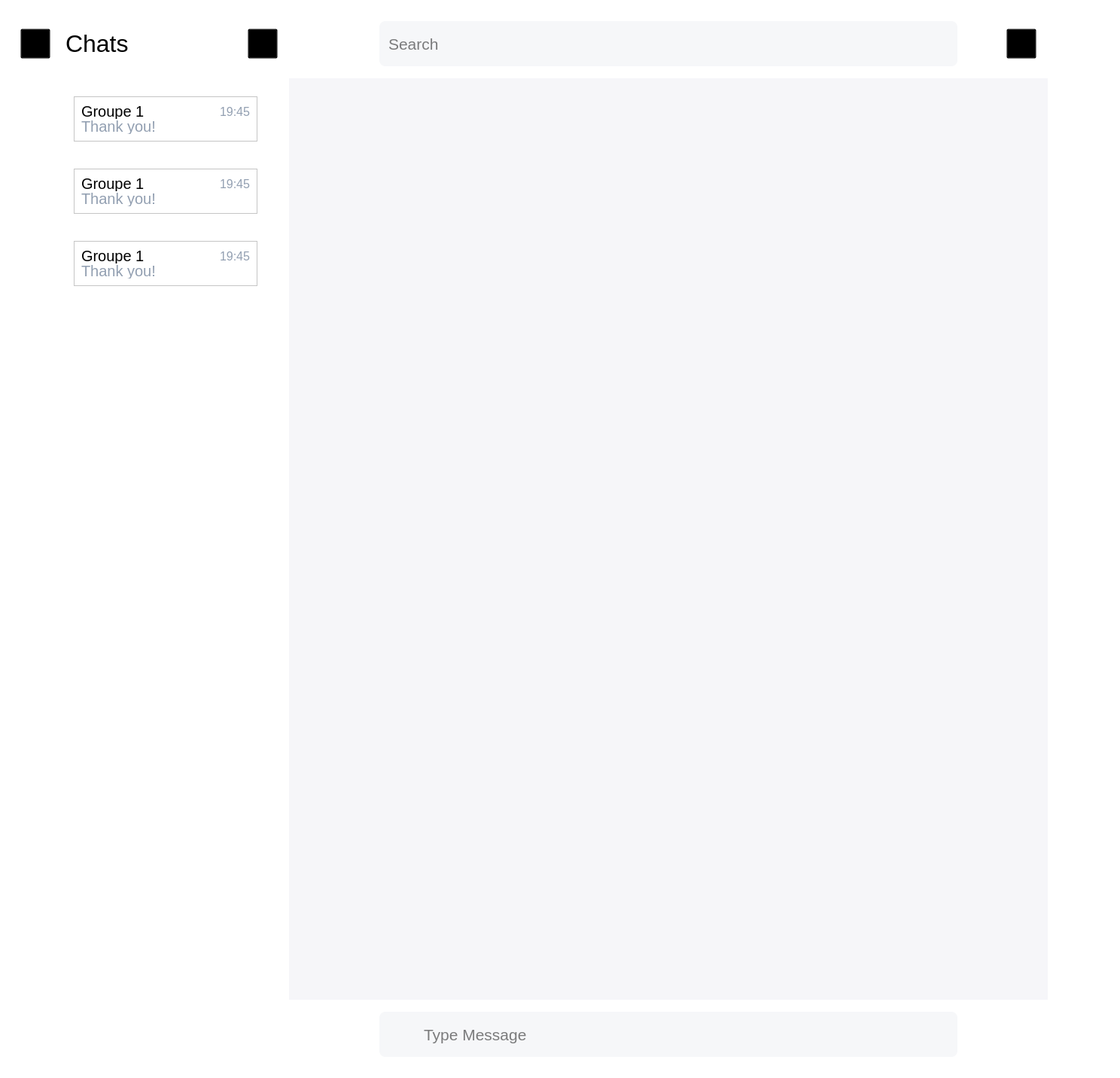
<?xml version="1.0" encoding="UTF-8"?>
<ui version="4.0">
 <class>MainWindow</class>
 <widget class="QMainWindow" name="MainWindow">
  <property name="geometry">
   <rect>
    <x>0</x>
    <y>0</y>
    <width>1488</width>
    <height>1432</height>
   </rect>
  </property>
  <property name="minimumSize">
   <size>
    <width>768</width>
    <height>0</height>
   </size>
  </property>
  <property name="windowTitle">
   <string>MainWindow</string>
  </property>
  <widget class="QWidget" name="centralwidget">
   <property name="styleSheet">
    <string notr="true">
background-color:#ffffff;
</string>
   </property>
   <layout class="QHBoxLayout" name="horizontalLayout">
    <item>
     <widget class="QWidget" name="leftMenu_widget" native="true">
      <property name="minimumSize">
       <size>
        <width>360</width>
        <height>0</height>
       </size>
      </property>
      <property name="maximumSize">
       <size>
        <width>360</width>
        <height>16777215</height>
       </size>
      </property>
      <layout class="QVBoxLayout" name="verticalLayout">
       <item alignment="Qt::AlignHCenter|Qt::AlignVCenter">
        <widget class="QWidget" name="search_widget_2" native="true">
         <property name="sizePolicy">
          <sizepolicy hsizetype="Preferred" vsizetype="Fixed">
           <horstretch>0</horstretch>
           <verstretch>0</verstretch>
          </sizepolicy>
         </property>
         <property name="minimumSize">
          <size>
           <width>360</width>
           <height>80</height>
          </size>
         </property>
         <property name="maximumSize">
          <size>
           <width>16777215</width>
           <height>80</height>
          </size>
         </property>
         <property name="styleSheet">
          <string notr="true"/>
         </property>
         <layout class="QHBoxLayout" name="horizontalLayout_2">
          <property name="spacing">
           <number>20</number>
          </property>
          <property name="topMargin">
           <number>0</number>
          </property>
          <property name="bottomMargin">
           <number>0</number>
          </property>
          <item>
           <widget class="QPushButton" name="accountButton">
            <property name="minimumSize">
             <size>
              <width>40</width>
              <height>40</height>
             </size>
            </property>
            <property name="maximumSize">
             <size>
              <width>40</width>
              <height>40</height>
             </size>
            </property>
            <property name="styleSheet">
             <string notr="true">background: transparent;
borders: none;</string>
            </property>
            <property name="text">
             <string/>
            </property>
            <property name="icon">
             <iconset resource="resources.qrc">
              <normaloff>:/icons/icons/btn.png</normaloff>:/icons/icons/btn.png</iconset>
            </property>
            <property name="iconSize">
             <size>
              <width>40</width>
              <height>40</height>
             </size>
            </property>
           </widget>
          </item>
          <item>
           <widget class="QLabel" name="label_2">
            <property name="minimumSize">
             <size>
              <width>40</width>
              <height>0</height>
             </size>
            </property>
            <property name="maximumSize">
             <size>
              <width>16777215</width>
              <height>40</height>
             </size>
            </property>
            <property name="font">
             <font>
              <pointsize>24</pointsize>
             </font>
            </property>
            <property name="text">
             <string>Chats</string>
            </property>
           </widget>
          </item>
          <item>
           <widget class="QPushButton" name="editButton">
            <property name="sizePolicy">
             <sizepolicy hsizetype="Fixed" vsizetype="Fixed">
              <horstretch>0</horstretch>
              <verstretch>0</verstretch>
             </sizepolicy>
            </property>
            <property name="minimumSize">
             <size>
              <width>40</width>
              <height>40</height>
             </size>
            </property>
            <property name="maximumSize">
             <size>
              <width>40</width>
              <height>40</height>
             </size>
            </property>
            <property name="styleSheet">
             <string notr="true">background: transparent;
borders: none;</string>
            </property>
            <property name="text">
             <string/>
            </property>
            <property name="icon">
             <iconset resource="resources.qrc">
              <normaloff>:/icons/icons/Icon-button.svg</normaloff>:/icons/icons/Icon-button.svg</iconset>
            </property>
            <property name="iconSize">
             <size>
              <width>40</width>
              <height>40</height>
             </size>
            </property>
           </widget>
          </item>
         </layout>
        </widget>
       </item>
       <item>
        <widget class="QWidget" name="chatList_widget" native="true">
         <layout class="QVBoxLayout" name="verticalLayout_3">
          <item alignment="Qt::AlignVCenter">
           <widget class="QWidget" name="chat1_widget" native="true">
            <property name="sizePolicy">
             <sizepolicy hsizetype="Preferred" vsizetype="Fixed">
              <horstretch>0</horstretch>
              <verstretch>0</verstretch>
             </sizepolicy>
            </property>
            <property name="minimumSize">
             <size>
              <width>0</width>
              <height>90</height>
             </size>
            </property>
            <property name="styleSheet">
             <string notr="true">justify-content: center;
flex-items:center;</string>
            </property>
            <layout class="QHBoxLayout" name="horizontalLayout_6">
             <item>
              <widget class="QLabel" name="grouppic">
               <property name="minimumSize">
                <size>
                 <width>56</width>
                 <height>56</height>
                </size>
               </property>
               <property name="maximumSize">
                <size>
                 <width>56</width>
                 <height>56</height>
                </size>
               </property>
               <property name="text">
                <string/>
               </property>
               <property name="pixmap">
                <pixmap resource="resources.qrc">:/icons/icons/avatar (2).png</pixmap>
               </property>
              </widget>
             </item>
             <item>
              <widget class="QFrame" name="frame">
               <property name="maximumSize">
                <size>
                 <width>246</width>
                 <height>60</height>
                </size>
               </property>
               <property name="frameShape">
                <enum>QFrame::StyledPanel</enum>
               </property>
               <property name="frameShadow">
                <enum>QFrame::Raised</enum>
               </property>
               <layout class="QGridLayout" name="gridLayout">
                <property name="verticalSpacing">
                 <number>0</number>
                </property>
                <item row="0" column="0">
                 <widget class="QLabel" name="groupname">
                  <property name="font">
                   <font>
                    <pointsize>15</pointsize>
                   </font>
                  </property>
                  <property name="text">
                   <string>Groupe 1</string>
                  </property>
                 </widget>
                </item>
                <item row="0" column="1" alignment="Qt::AlignRight">
                 <widget class="QLabel" name="time">
                  <property name="font">
                   <font>
                    <pointsize>12</pointsize>
                   </font>
                  </property>
                  <property name="styleSheet">
                   <string notr="true">color: #929FB1;
</string>
                  </property>
                  <property name="text">
                   <string>19:45</string>
                  </property>
                 </widget>
                </item>
                <item row="1" column="0" alignment="Qt::AlignLeft">
                 <widget class="QLabel" name="latestmessage">
                  <property name="font">
                   <font>
                    <pointsize>15</pointsize>
                   </font>
                  </property>
                  <property name="styleSheet">
                   <string notr="true">color: #929FB1;
</string>
                  </property>
                  <property name="text">
                   <string>Thank you!</string>
                  </property>
                 </widget>
                </item>
               </layout>
              </widget>
             </item>
            </layout>
           </widget>
          </item>
          <item>
           <widget class="QWidget" name="chat2_widget" native="true">
            <property name="sizePolicy">
             <sizepolicy hsizetype="Preferred" vsizetype="Fixed">
              <horstretch>0</horstretch>
              <verstretch>0</verstretch>
             </sizepolicy>
            </property>
            <property name="minimumSize">
             <size>
              <width>0</width>
              <height>90</height>
             </size>
            </property>
            <property name="styleSheet">
             <string notr="true">justify-content: center;
flex-items:center;</string>
            </property>
            <layout class="QHBoxLayout" name="horizontalLayout_7">
             <item>
              <widget class="QLabel" name="label_7">
               <property name="minimumSize">
                <size>
                 <width>56</width>
                 <height>56</height>
                </size>
               </property>
               <property name="maximumSize">
                <size>
                 <width>56</width>
                 <height>56</height>
                </size>
               </property>
               <property name="text">
                <string/>
               </property>
               <property name="pixmap">
                <pixmap resource="resources.qrc">:/icons/icons/avatar (2).png</pixmap>
               </property>
              </widget>
             </item>
             <item>
              <widget class="QFrame" name="frame_2">
               <property name="maximumSize">
                <size>
                 <width>246</width>
                 <height>60</height>
                </size>
               </property>
               <property name="frameShape">
                <enum>QFrame::StyledPanel</enum>
               </property>
               <property name="frameShadow">
                <enum>QFrame::Raised</enum>
               </property>
               <layout class="QGridLayout" name="gridLayout_2">
                <property name="verticalSpacing">
                 <number>0</number>
                </property>
                <item row="0" column="0">
                 <widget class="QLabel" name="groupname_2">
                  <property name="font">
                   <font>
                    <pointsize>15</pointsize>
                   </font>
                  </property>
                  <property name="text">
                   <string>Groupe 1</string>
                  </property>
                 </widget>
                </item>
                <item row="0" column="1" alignment="Qt::AlignRight">
                 <widget class="QLabel" name="time_2">
                  <property name="font">
                   <font>
                    <pointsize>12</pointsize>
                   </font>
                  </property>
                  <property name="styleSheet">
                   <string notr="true">color: #929FB1;
</string>
                  </property>
                  <property name="text">
                   <string>19:45</string>
                  </property>
                 </widget>
                </item>
                <item row="1" column="0" alignment="Qt::AlignLeft">
                 <widget class="QLabel" name="latestmessage_2">
                  <property name="font">
                   <font>
                    <pointsize>15</pointsize>
                   </font>
                  </property>
                  <property name="styleSheet">
                   <string notr="true">color: #929FB1;
</string>
                  </property>
                  <property name="text">
                   <string>Thank you!</string>
                  </property>
                 </widget>
                </item>
               </layout>
              </widget>
             </item>
            </layout>
           </widget>
          </item>
          <item>
           <widget class="QWidget" name="chat2_widget_2" native="true">
            <property name="sizePolicy">
             <sizepolicy hsizetype="Preferred" vsizetype="Fixed">
              <horstretch>0</horstretch>
              <verstretch>0</verstretch>
             </sizepolicy>
            </property>
            <property name="minimumSize">
             <size>
              <width>0</width>
              <height>90</height>
             </size>
            </property>
            <property name="styleSheet">
             <string notr="true">justify-content: center;
flex-items:center;</string>
            </property>
            <layout class="QHBoxLayout" name="horizontalLayout_8">
             <item>
              <widget class="QLabel" name="label_11">
               <property name="minimumSize">
                <size>
                 <width>56</width>
                 <height>56</height>
                </size>
               </property>
               <property name="maximumSize">
                <size>
                 <width>56</width>
                 <height>56</height>
                </size>
               </property>
               <property name="text">
                <string/>
               </property>
               <property name="pixmap">
                <pixmap resource="resources.qrc">:/icons/icons/avatar (2).png</pixmap>
               </property>
              </widget>
             </item>
             <item>
              <widget class="QFrame" name="frame_3">
               <property name="maximumSize">
                <size>
                 <width>246</width>
                 <height>60</height>
                </size>
               </property>
               <property name="frameShape">
                <enum>QFrame::StyledPanel</enum>
               </property>
               <property name="frameShadow">
                <enum>QFrame::Raised</enum>
               </property>
               <layout class="QGridLayout" name="gridLayout_3">
                <property name="verticalSpacing">
                 <number>0</number>
                </property>
                <item row="0" column="0">
                 <widget class="QLabel" name="groupname_3">
                  <property name="font">
                   <font>
                    <pointsize>15</pointsize>
                   </font>
                  </property>
                  <property name="text">
                   <string>Groupe 1</string>
                  </property>
                 </widget>
                </item>
                <item row="0" column="1" alignment="Qt::AlignRight">
                 <widget class="QLabel" name="time_3">
                  <property name="font">
                   <font>
                    <pointsize>12</pointsize>
                   </font>
                  </property>
                  <property name="styleSheet">
                   <string notr="true">color: #929FB1;
</string>
                  </property>
                  <property name="text">
                   <string>19:45</string>
                  </property>
                 </widget>
                </item>
                <item row="1" column="0" alignment="Qt::AlignLeft">
                 <widget class="QLabel" name="latestmessage_3">
                  <property name="font">
                   <font>
                    <pointsize>15</pointsize>
                   </font>
                  </property>
                  <property name="styleSheet">
                   <string notr="true">color: #929FB1;
</string>
                  </property>
                  <property name="text">
                   <string>Thank you!</string>
                  </property>
                 </widget>
                </item>
               </layout>
              </widget>
             </item>
            </layout>
           </widget>
          </item>
          <item>
           <spacer name="verticalSpacer">
            <property name="orientation">
             <enum>Qt::Vertical</enum>
            </property>
            <property name="sizeHint" stdset="0">
             <size>
              <width>20</width>
              <height>40</height>
             </size>
            </property>
           </spacer>
          </item>
         </layout>
        </widget>
       </item>
      </layout>
     </widget>
    </item>
    <item>
     <widget class="QWidget" name="mainChat_widget" native="true">
      <property name="minimumSize">
       <size>
        <width>800</width>
        <height>0</height>
       </size>
      </property>
      <layout class="QVBoxLayout" name="verticalLayout_2">
       <item>
        <widget class="QWidget" name="search_widget" native="true">
         <property name="maximumSize">
          <size>
           <width>16777215</width>
           <height>80</height>
          </size>
         </property>
         <layout class="QHBoxLayout" name="horizontalLayout_3">
          <property name="spacing">
           <number>50</number>
          </property>
          <property name="leftMargin">
           <number>0</number>
          </property>
          <property name="rightMargin">
           <number>0</number>
          </property>
          <item>
           <widget class="QLabel" name="profilepic">
            <property name="minimumSize">
             <size>
              <width>40</width>
              <height>40</height>
             </size>
            </property>
            <property name="maximumSize">
             <size>
              <width>40</width>
              <height>40</height>
             </size>
            </property>
            <property name="text">
             <string/>
            </property>
            <property name="pixmap">
             <pixmap resource="resources.qrc">:/icons/icons/avatar.png</pixmap>
            </property>
           </widget>
          </item>
          <item>
           <widget class="QLineEdit" name="searchbar">
            <property name="minimumSize">
             <size>
              <width>768</width>
              <height>60</height>
             </size>
            </property>
            <property name="maximumSize">
             <size>
              <width>768</width>
              <height>60</height>
             </size>
            </property>
            <property name="font">
             <font>
              <pointsize>16</pointsize>
             </font>
            </property>
            <property name="styleSheet">
             <string notr="true">background-color: #F6F7F9;
border:12px;
border-radius: 8px;
color:929FB1;
padding-left: 10px;</string>
            </property>
            <property name="placeholderText">
             <string>Search</string>
            </property>
           </widget>
          </item>
          <item>
           <widget class="QPushButton" name="searchbutton">
            <property name="minimumSize">
             <size>
              <width>40</width>
              <height>40</height>
             </size>
            </property>
            <property name="maximumSize">
             <size>
              <width>40</width>
              <height>40</height>
             </size>
            </property>
            <property name="styleSheet">
             <string notr="true">background: transparent;
borders: none;</string>
            </property>
            <property name="text">
             <string/>
            </property>
            <property name="icon">
             <iconset resource="resources.qrc">
              <normaloff>:/icons/icons/search.svg</normaloff>:/icons/icons/search.svg</iconset>
            </property>
            <property name="iconSize">
             <size>
              <width>24</width>
              <height>24</height>
             </size>
            </property>
           </widget>
          </item>
         </layout>
        </widget>
       </item>
       <item>
        <widget class="QWidget" name="mainChatScreen" native="true">
         <property name="styleSheet">
          <string notr="true">background: #F6F6F9;
</string>
         </property>
        </widget>
       </item>
       <item>
        <widget class="QWidget" name="messageInput_widget" native="true">
         <property name="sizePolicy">
          <sizepolicy hsizetype="Preferred" vsizetype="Fixed">
           <horstretch>0</horstretch>
           <verstretch>0</verstretch>
          </sizepolicy>
         </property>
         <property name="maximumSize">
          <size>
           <width>16777215</width>
           <height>80</height>
          </size>
         </property>
         <layout class="QHBoxLayout" name="horizontalLayout_4">
          <property name="leftMargin">
           <number>120</number>
          </property>
          <property name="rightMargin">
           <number>120</number>
          </property>
          <item alignment="Qt::AlignHCenter|Qt::AlignVCenter">
           <widget class="QWidget" name="widget" native="true">
            <property name="minimumSize">
             <size>
              <width>768</width>
              <height>60</height>
             </size>
            </property>
            <property name="maximumSize">
             <size>
              <width>16777215</width>
              <height>60</height>
             </size>
            </property>
            <property name="styleSheet">
             <string notr="true">background-color: #F6F7F9;
border:12px;
border-radius: 8px;
color:929FB1;
padding-left: 10px;</string>
            </property>
            <layout class="QHBoxLayout" name="horizontalLayout_5">
             <property name="leftMargin">
              <number>9</number>
             </property>
             <property name="topMargin">
              <number>0</number>
             </property>
             <property name="rightMargin">
              <number>9</number>
             </property>
             <property name="bottomMargin">
              <number>0</number>
             </property>
             <item>
              <widget class="QPushButton" name="uploadfileButton">
               <property name="minimumSize">
                <size>
                 <width>32</width>
                 <height>32</height>
                </size>
               </property>
               <property name="maximumSize">
                <size>
                 <width>32</width>
                 <height>32</height>
                </size>
               </property>
               <property name="styleSheet">
                <string notr="true">background: transparent;
borders: none;</string>
               </property>
               <property name="text">
                <string/>
               </property>
               <property name="icon">
                <iconset resource="resources.qrc">
                 <normaloff>:/icons/icons/attach-file.svg</normaloff>:/icons/icons/attach-file.svg</iconset>
               </property>
               <property name="iconSize">
                <size>
                 <width>24</width>
                 <height>24</height>
                </size>
               </property>
              </widget>
             </item>
             <item>
              <widget class="QLineEdit" name="messageinput">
               <property name="minimumSize">
                <size>
                 <width>0</width>
                 <height>60</height>
                </size>
               </property>
               <property name="maximumSize">
                <size>
                 <width>16777215</width>
                 <height>60</height>
                </size>
               </property>
               <property name="font">
                <font>
                 <pointsize>16</pointsize>
                </font>
               </property>
               <property name="styleSheet">
                <string notr="true">background-color: #F6F7F9;
border:12px;
border-radius: 8px;
color:929FB1;
padding-left: 10px;</string>
               </property>
               <property name="text">
                <string/>
               </property>
               <property name="placeholderText">
                <string>Type Message</string>
               </property>
              </widget>
             </item>
             <item>
              <widget class="QPushButton" name="sendmessageButton">
               <property name="minimumSize">
                <size>
                 <width>32</width>
                 <height>32</height>
                </size>
               </property>
               <property name="maximumSize">
                <size>
                 <width>32</width>
                 <height>32</height>
                </size>
               </property>
               <property name="styleSheet">
                <string notr="true">background: transparent;
borders: none;</string>
               </property>
               <property name="text">
                <string/>
               </property>
               <property name="icon">
                <iconset resource="resources.qrc">
                 <normaloff>:/icons/icons/icons8-send-24.png</normaloff>:/icons/icons/icons8-send-24.png</iconset>
               </property>
               <property name="iconSize">
                <size>
                 <width>32</width>
                 <height>32</height>
                </size>
               </property>
              </widget>
             </item>
            </layout>
           </widget>
          </item>
         </layout>
        </widget>
       </item>
      </layout>
     </widget>
    </item>
    <item>
     <widget class="QWidget" name="details_widget" native="true">
      <property name="sizePolicy">
       <sizepolicy hsizetype="Expanding" vsizetype="Preferred">
        <horstretch>0</horstretch>
        <verstretch>0</verstretch>
       </sizepolicy>
      </property>
     </widget>
    </item>
   </layout>
  </widget>
 </widget>
 <resources>
  <include location="resources.qrc"/>
 </resources>
 <connections/>
</ui>
